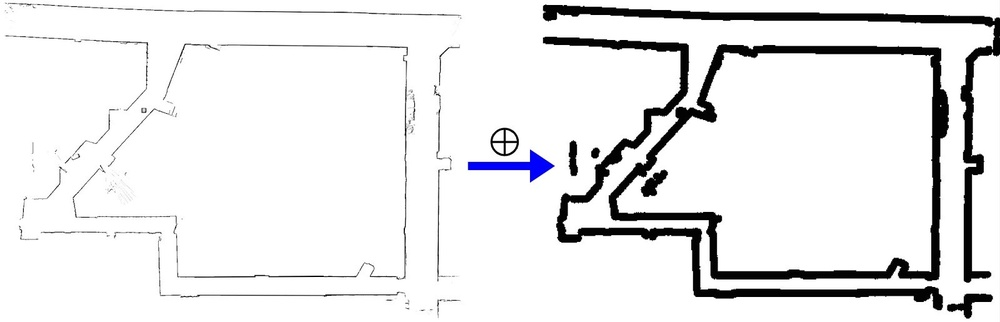
#> input picture src/path_planning/media/MorphDilationLab6.jpg, 1000 x 322 px, shrunk from 1600 x 515 before the run
$ python -i color_segmentation.py   (imports and definitions only)
#> lines starting #> are read from the running program, lines starting #| are printed output that depends on the picture; after the words box and inside, x2 and y2 are one past the last pixel; in counts of white or black regions, pixels touching at a corner belong together
#> further down, picture is the input picture: shape (322, 1000, 3); mean B, G, R 234.2, 233.5, 233.5
"""Contains color_segmentation_white() to find the white portions of an image.

H (0-360), S (0-100), V (0-100).

Must include:
[
[45, 2, 99],
[41.2, 7, 89],
[180, 2, 91],
[86.7, 4, 90],
[132.9, 6, 93],
[77.1, 4, 74],
[17.1, 9, 88],
]

Ideally include:
[
[60, 2, 82],
[33.7, 6, 97],
[126.7, 4, 91],
[51.4, 4, 75],
[110.8, 6, 92],
[9.2, 7, 71],
[45, 9, 71],
]

Must avoid:
[
[184, 10, 56],
[18, 37, 53],
[17.8, 18, 59],
[202.1, 14, 55],
[11.8, 29, 69],
[34.2, 62, 54],
[216.6, 51, 49],
]

Ideally avoid:
[
[150, 7, 72],
[144, 4, 47],
[145.7, 4, 62],
[5, 9, 50],
[4.8, 66, 58],
[355.4, 11, 45],
]

Strict thresholds:
H: [0, 180]
S: [0, 9]
V: [71, 100]

Obstacle thresholds:
H: [0, 360]
S: [4, 100]
V: [0, 72]

Final thresholds:
H: [0, 360] -> [0, 179]
S: [0, 16] -> [0, 41]
V: [64, 100] -> [163, 255]

Keep in mind that the top part of the image is masked out.
It's slightly better to include too much than too little.
"""

import cv2
import matplotlib.pyplot as plt
import numpy as np

#################### X-Y CONVENTIONS #########################
# 0,0  X  > > > > >
#
#  Y
#
#  v  This is the image. Y increases downwards, X increases rightwards
#  v  Please return bounding boxes as ((xmin, ymin), (xmax, ymax))
#  v
#  v
#  v
###############################################################


def image_print(img):
    """
    Helper function to print out images, for debugging. Pass them in as a list.
    Press any key to continue.
    """
    cv2.imshow("image", img)
    cv2.waitKey(0)
    cv2.destroyAllWindows()


def color_segmentation_white(img, min_saturation=0, max_saturation=41, min_value=163, max_value=255):
    """
    Return a mask of the white portions of an image.
    Input:
    img: np.3darray; the input image. BGR.
    min_saturation: float; the minimum saturation of the white portion.
    max_saturation: float; the maximum saturation of the white portion.
    min_value: float; the minimum value of the white portion.
    max_value: float; the maximum value of the white portion.
    Return:
    mask: binary mask highlighting regions with specified saturation and value ranges
    """
#> called with min_saturation = 0, max_saturation = 41, min_value = 163, max_value = 255
    hsv = cv2.cvtColor(img, cv2.COLOR_BGR2HSV)
#> hsv: shape (322, 1000, 3); mean H, S, V 0.8, 0.7, 234.2

    mask = cv2.inRange(hsv, np.array([0, min_saturation, min_value]), np.array([179, max_saturation, max_value]))
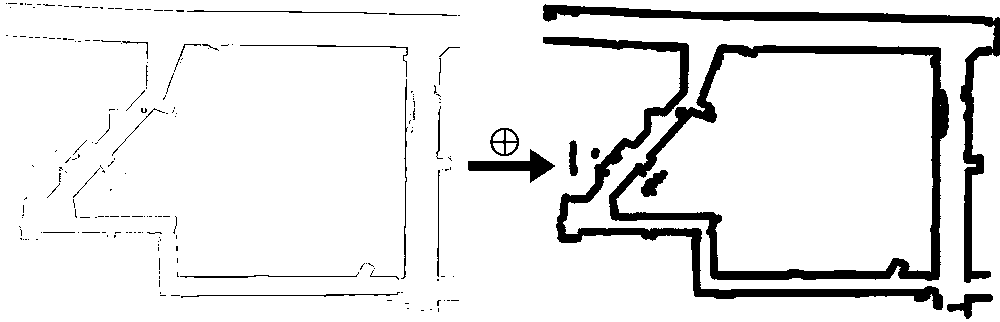
#> mask: shape (322, 1000); 91.2% white; 197 black regions (166 under 20 px), largest, box (x1, y1, x2, y2) and area: (609, 44, 949, 281) 9367, (543, 37, 943, 310) 7242, (543, 4, 1000, 283) 6467

    # Apply morphological operations to remove noise
    kernel = np.ones((5, 5), np.uint8)
    mask = cv2.morphologyEx(mask, cv2.MORPH_OPEN, kernel)
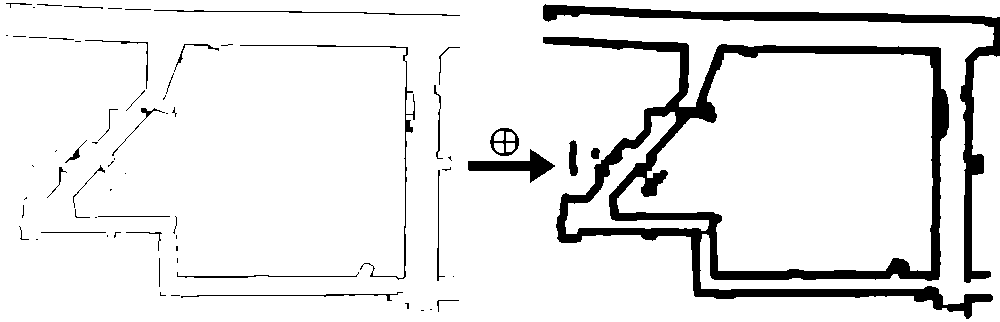
#> mask: shape (322, 1000); 90.9% white; 69 black regions (35 under 20 px), largest, box (x1, y1, x2, y2) and area: (543, 37, 993, 319) 17815, (543, 4, 1000, 283) 6537, (468, 149, 555, 183) 1057
    mask = cv2.morphologyEx(mask, cv2.MORPH_CLOSE, kernel)
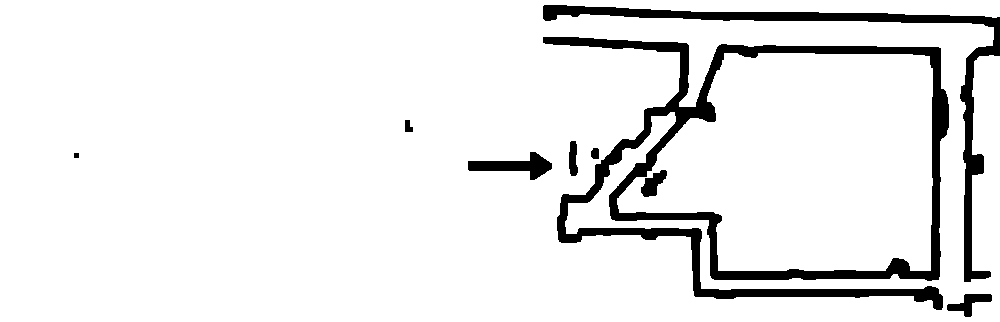
#> mask: shape (322, 1000); 92% white; 9 black regions, largest, box (x1, y1, x2, y2) and area: (543, 37, 949, 310) 16852, (543, 5, 1000, 282) 6518, (468, 152, 552, 180) 1035
    # mask = cv2.dilate(mask, kernel)  # For easier line detection

    return mask

>>> import cv2
>>> picture = cv2.imread('../../../../path_planning/media/MorphDilationLab6.jpg')
>>> result = color_segmentation_white(picture)

$ run again, on src/path_planning/media/2020_path.png
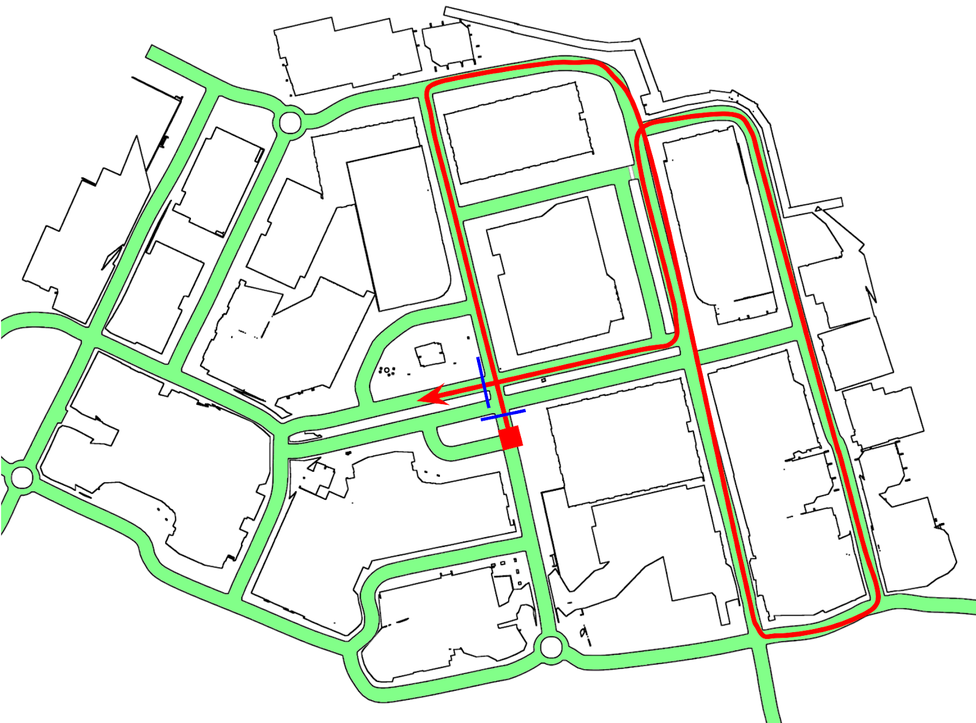
#> input picture src/path_planning/media/2020_path.png, 976 x 723 px, shrunk from 1600 x 1186 before the run
#> picture is the input picture: shape (723, 976, 3); mean B, G, R 227.3, 238.6, 230.7
#> hsv: shape (723, 976, 3); mean H, S, V 9.8, 17.5, 242.8
#> in color_segmentation_white, `mask = cv2.inRange(hsv, np.array([0, min_saturation, min_value]), np.a..`:
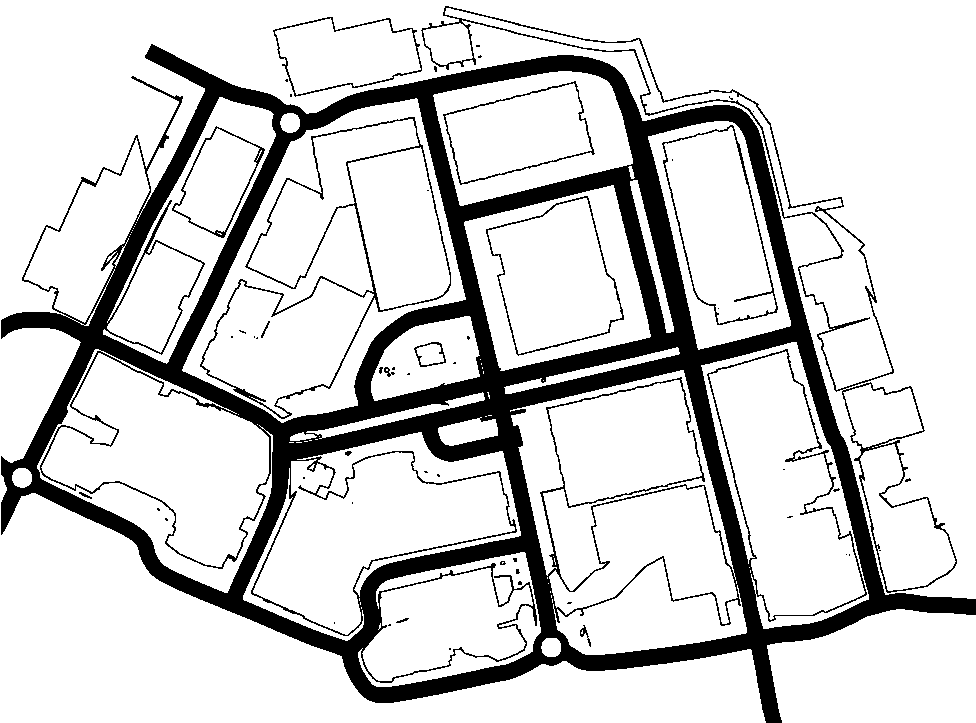
#> mask: shape (723, 976); 82.6% white; 55 black regions (40 under 20 px), largest, box (x1, y1, x2, y2) and area: (1, 44, 976, 723) 110408, (421, 6, 957, 593) 4557, (200, 117, 451, 419) 2912
#> in color_segmentation_white, `mask = cv2.morphologyEx(mask, cv2.MORPH_CLOSE, kernel)`:
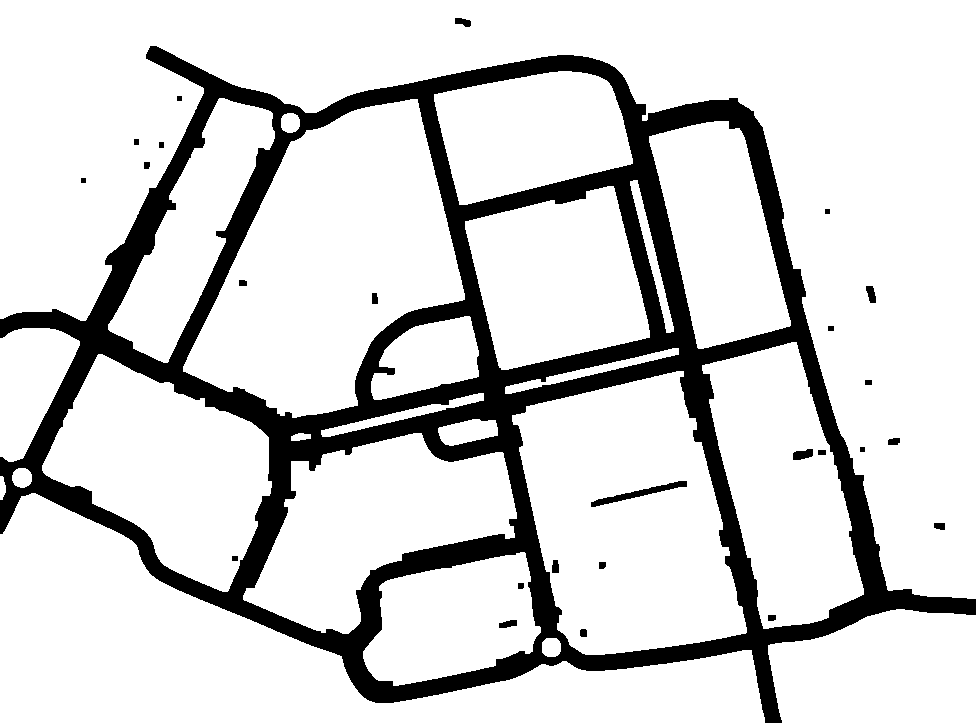
#> mask: shape (723, 976); 83.8% white; 26 black regions, largest, box (x1, y1, x2, y2) and area: (0, 46, 976, 723) 112223, (591, 481, 687, 507) 584, (793, 449, 813, 460) 164
